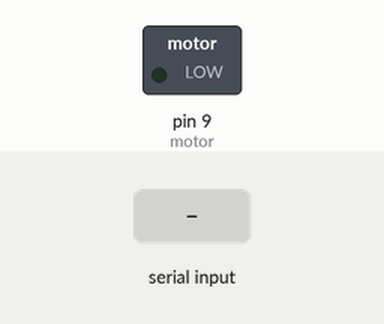
The sketch below on a simulated Arduino Uno, built with avr-gcc and run on an emulated ATmega328P. On the bench: switched loads named in the sketch (green lamp = pin HIGH). Inputs (shaded band) come from the test bench.

Above: at 1.2 s.
1.3 s: "0" received over the second serial link
At 1.65 s:
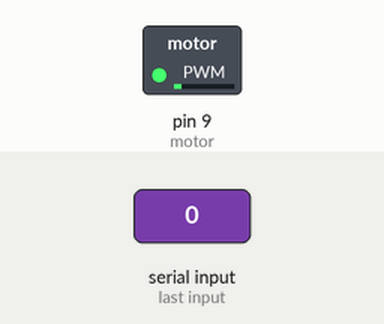
3.2 s: "2" received over the second serial link
At 4.2 s:
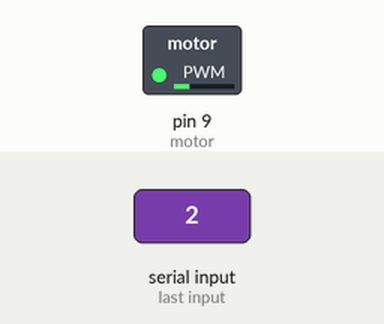
4.7 s: "5" received over the second serial link
At 5.4 s:
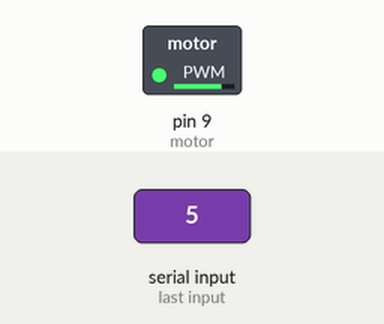
Timing chart, 0 to 7.7 s (numbered marks = the images above; inputs shaded):
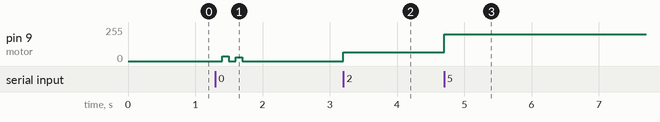

Measured:
- after the input at 1.3 s, pin 9 (motor): 0/255 → 35/255 after 0.10 s, → 0/255 0.10 s later, → 30/255 0.10 s later, → 0/255 0.10 s later
- after the input at 3.2 s, pin 9 (motor): 0/255 → 65/255 at once
- after the input at 4.7 s, pin 9 (motor): 65/255 → 200/255 at once

The sketch:

Bluetooth.04.ino
```cpp
//Araç Frenleme Bluetooth.04

#include <SoftwareSerial.h>
SoftwareSerial BT(7,6);

int motor=9;

void setup() {
  BT.begin(9600);
  pinMode(motor,OUTPUT);
}

void loop() {
  if(BT.available()){
   char vites=BT.read();

 if(vites=='1'){
  analogWrite(9,51);
 }
 else if(vites=='2'){
  analogWrite(9,65);
 }
  else if(vites=='3'){
    analogWrite(9,90);
 }
 else if(vites=='4'){
  analogWrite(9,128);
 }
 else if (vites=='5'){
  analogWrite(9,200);
 }
 else if (vites=='6'){
  analogWrite(9,255);
  }
  else if (vites=='0'){
   analogWrite(9,0);
   delay(100);
   analogWrite(9,35);
   delay(100);
   analogWrite(9,0);
   delay(100);
   analogWrite(9,30);
   delay(100);
   digitalWrite(9,LOW);

  }

}
}
```
